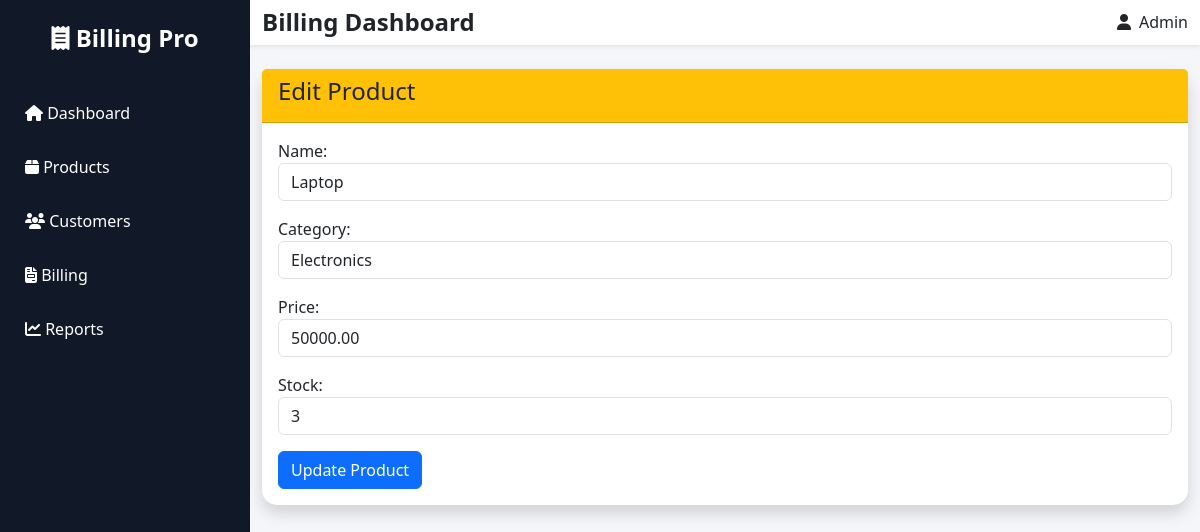
The app's page /products/edit/1/ with its own data.
### products/models.py (models this page shows, shortened)
class Product(models.Model):
    name = models.CharField(max_length=200)
    category = models.CharField(max_length=100)
    price = models.DecimalField(
        max_digits=10,
        decimal_places=2
    )
    stock = models.IntegerField()
    created_at = models.DateTimeField(
        auto_now_add=True
    )

### products/views.py (the view)
def edit_product(request,id):
    product = get_object_or_404(
        Product,
        id=id
    )
    form = ProductForm(
        request.POST or None,
        instance=product
    )
    if form.is_valid():
        form.save()
        return redirect(
            'product_list'
        )
    return render(
        request,
        'products/edit_product.html',
        {
            'form': form
        }
    )

### products/forms.py
class ProductForm(forms.ModelForm):
    class Meta:
        model = Product
        fields = [
            'name',
            'category',
            'price',
            'stock'
        ]
        widgets = {
            'name': forms.TextInput(
                attrs={
                    'class':'form-control'
                }
            ),
            'category': forms.TextInput(
                attrs={
                    'class':'form-control'
                }
            ),
            'price': forms.NumberInput(
                attrs={
                    'class':'form-control'
                }
            ),
            'stock': forms.NumberInput(
                attrs={
                    'class':'form-control'
                }
            ),
        }

### templates/products/edit_product.html (shortened to what this page needs)
{% extends 'base.html' %}
{% block content %}
<div class="card shadow">
<div class="card-header bg-warning">
<h4>Edit Product</h4>
</div>
<div class="card-body">
<form method="POST">
{{ form.as_p }}
<button
class="btn btn-primary">
Update Product
</button>
</form>
</div>
</div>
{% endblock %}

### static/css/style.css (style rules this page uses)
body { background:#f4f6f9; overflow-x:hidden; }
.card { border:none; border-radius:15px; box-shadow:0 4px 15px rgba(0,0,0,.08); }
body { overflow-x:hidden; }
.card { margin-bottom:20px; }

### records on screen
Product: name "Laptop", category "Electronics", price "50000.00", stock "3"
